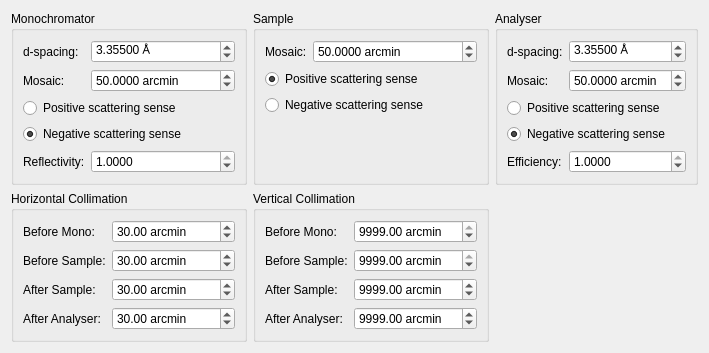
     <widget class="QWidget" name="tabCN">
      <attribute name="title">
       <string>Cooper-Nathans Params</string>
      </attribute>
      <layout class="QGridLayout" name="gridLayout_2">
       <item row="0" column="0">
        <widget class="QGroupBox" name="groupBox">
         <property name="sizePolicy">
          <sizepolicy hsizetype="Preferred" vsizetype="Preferred">
           <horstretch>0</horstretch>
           <verstretch>0</verstretch>
          </sizepolicy>
         </property>
         <property name="title">
          <string>Monochromator</string>
         </property>
         <layout class="QFormLayout" name="formLayout_15">
          <property name="fieldGrowthPolicy">
           <enum>QFormLayout::AllNonFixedFieldsGrow</enum>
          </property>
          <item row="0" column="0">
           <widget class="QLabel" name="label_29">
            <property name="text">
             <string>d-spacing:</string>
            </property>
           </widget>
          </item>
          <item row="0" column="1">
           <widget class="QDoubleSpinBox" name="spinMonod">
            <property name="suffix">
             <string> Å</string>
            </property>
            <property name="decimals">
             <number>5</number>
            </property>
            <property name="singleStep">
             <double>0.010000000000000</double>
            </property>
            <property name="value">
             <double>3.355000000000000</double>
            </property>
           </widget>
          </item>
          <item row="1" column="0">
           <widget class="QLabel" name="label_30">
            <property name="text">
             <string>Mosaic:</string>
            </property>
           </widget>
          </item>
          <item row="1" column="1">
           <widget class="QDoubleSpinBox" name="spinMonoMosaic">
            <property name="suffix">
             <string> arcmin</string>
            </property>
            <property name="decimals">
             <number>4</number>
            </property>
            <property name="maximum">
             <double>999.000000000000000</double>
            </property>
            <property name="value">
             <double>50.000000000000000</double>
            </property>
           </widget>
          </item>
          <item row="2" column="0" colspan="2">
           <widget class="QRadioButton" name="radioMonoScatterPlus">
            <property name="text">
             <string>Positive scattering sense</string>
            </property>
            <property name="checked">
             <bool>false</bool>
            </property>
           </widget>
          </item>
          <item row="3" column="0" colspan="2">
           <widget class="QRadioButton" name="radioMonoScatterMinus">
            <property name="text">
             <string>Negative scattering sense</string>
            </property>
            <property name="checked">
             <bool>true</bool>
            </property>
           </widget>
          </item>
          <item row="4" column="0">
           <widget class="QLabel" name="label_31">
            <property name="text">
             <string>Reflectivity:</string>
            </property>
           </widget>
          </item>
          <item row="4" column="1">
           <widget class="QDoubleSpinBox" name="spinMonoRefl">
            <property name="decimals">
             <number>4</number>
            </property>
            <property name="maximum">
             <double>1.000000000000000</double>
            </property>
            <property name="singleStep">
             <double>0.010000000000000</double>
            </property>
            <property name="value">
             <double>1.000000000000000</double>
            </property>
           </widget>
          </item>
         </layout>
        </widget>
       </item>
       <item row="0" column="2">
        <widget class="QGroupBox" name="groupBox_2">
         <property name="sizePolicy">
          <sizepolicy hsizetype="Preferred" vsizetype="Preferred">
           <horstretch>0</horstretch>
           <verstretch>0</verstretch>
          </sizepolicy>
         </property>
         <property name="title">
          <string>Analyser</string>
         </property>
         <layout class="QFormLayout" name="formLayout_16">
          <property name="fieldGrowthPolicy">
           <enum>QFormLayout::AllNonFixedFieldsGrow</enum>
          </property>
          <item row="0" column="0">
           <widget class="QLabel" name="label_32">
            <property name="text">
             <string>d-spacing:</string>
            </property>
           </widget>
          </item>
          <item row="0" column="1">
           <widget class="QDoubleSpinBox" name="spinAnad">
            <property name="suffix">
             <string> Å</string>
            </property>
            <property name="decimals">
             <number>5</number>
            </property>
            <property name="singleStep">
             <double>0.010000000000000</double>
            </property>
            <property name="value">
             <double>3.355000000000000</double>
            </property>
           </widget>
          </item>
          <item row="1" column="0">
           <widget class="QLabel" name="label_33">
            <property name="text">
             <string>Mosaic:</string>
            </property>
           </widget>
          </item>
          <item row="1" column="1">
           <widget class="QDoubleSpinBox" name="spinAnaMosaic">
            <property name="suffix">
             <string> arcmin</string>
            </property>
            <property name="decimals">
             <number>4</number>
            </property>
            <property name="maximum">
             <double>999.000000000000000</double>
            </property>
            <property name="value">
             <double>50.000000000000000</double>
            </property>
           </widget>
          </item>
          <item row="3" column="0" colspan="2">
           <widget class="QRadioButton" name="radioAnaScatterPlus">
            <property name="text">
             <string>Positive scattering sense</string>
            </property>
            <property name="checked">
             <bool>false</bool>
            </property>
           </widget>
          </item>
          <item row="4" column="0" colspan="2">
           <widget class="QRadioButton" name="radioAnaScatterMinus">
            <property name="text">
             <string>Negative scattering sense</string>
            </property>
            <property name="checked">
             <bool>true</bool>
            </property>
           </widget>
          </item>
          <item row="5" column="0">
           <widget class="QLabel" name="label_34">
            <property name="text">
             <string>Efficiency:</string>
            </property>
           </widget>
          </item>
          <item row="5" column="1">
           <widget class="QDoubleSpinBox" name="spinAnaEffic">
            <property name="decimals">
             <number>4</number>
            </property>
            <property name="maximum">
             <double>1.000000000000000</double>
            </property>
            <property name="singleStep">
             <double>0.010000000000000</double>
            </property>
            <property name="value">
             <double>1.000000000000000</double>
            </property>
           </widget>
          </item>
         </layout>
        </widget>
       </item>
       <item row="0" column="1">
        <widget class="QGroupBox" name="groupBox_3">
         <property name="sizePolicy">
          <sizepolicy hsizetype="Preferred" vsizetype="Preferred">
           <horstretch>0</horstretch>
           <verstretch>0</verstretch>
          </sizepolicy>
         </property>
         <property name="title">
          <string>Sample</string>
         </property>
         <layout class="QFormLayout" name="formLayout_14">
          <property name="fieldGrowthPolicy">
           <enum>QFormLayout::AllNonFixedFieldsGrow</enum>
          </property>
          <item row="0" column="0">
           <widget class="QLabel" name="label_28">
            <property name="text">
             <string>Mosaic:</string>
            </property>
           </widget>
          </item>
          <item row="0" column="1">
           <widget class="QDoubleSpinBox" name="spinSampleMosaic">
            <property name="suffix">
             <string> arcmin</string>
            </property>
            <property name="decimals">
             <number>4</number>
            </property>
            <property name="maximum">
             <double>999.000000000000000</double>
            </property>
            <property name="value">
             <double>50.000000000000000</double>
            </property>
           </widget>
          </item>
          <item row="1" column="0" colspan="2">
           <widget class="QRadioButton" name="radioSampleScatterPlus">
            <property name="text">
             <string>Positive scattering sense</string>
            </property>
            <property name="checked">
             <bool>true</bool>
            </property>
           </widget>
          </item>
          <item row="2" column="0" colspan="2">
           <widget class="QRadioButton" name="radioSampleScatterMinus">
            <property name="text">
             <string>Negative scattering sense</string>
            </property>
           </widget>
          </item>
         </layout>
        </widget>
       </item>
       <item row="1" column="0">
        <widget class="QGroupBox" name="groupBox_5">
         <property name="sizePolicy">
          <sizepolicy hsizetype="Preferred" vsizetype="Preferred">
           <horstretch>0</horstretch>
           <verstretch>0</verstretch>
          </sizepolicy>
         </property>
         <property name="title">
          <string>Horizontal Collimation</string>
         </property>
         <layout class="QFormLayout" name="formLayout_12">
          <item row="0" column="0">
           <widget class="QLabel" name="label_22">
            <property name="text">
             <string>Before Mono:</string>
            </property>
           </widget>
          </item>
          <item row="0" column="1">
           <widget class="QDoubleSpinBox" name="spinHCollMono">
            <property name="suffix">
             <string> arcmin</string>
            </property>
            <property name="maximum">
             <double>99990000.000000000000000</double>
            </property>
            <property name="value">
             <double>30.000000000000000</double>
            </property>
           </widget>
          </item>
          <item row="1" column="0">
           <widget class="QLabel" name="label_23">
            <property name="text">
             <string>Before Sample:</string>
            </property>
           </widget>
          </item>
          <item row="1" column="1">
           <widget class="QDoubleSpinBox" name="spinHCollBSample">
            <property name="suffix">
             <string> arcmin</string>
            </property>
            <property name="maximum">
             <double>99990000.000000000000000</double>
            </property>
            <property name="value">
             <double>30.000000000000000</double>
            </property>
           </widget>
          </item>
          <item row="2" column="0">
           <widget class="QLabel" name="label_24">
            <property name="text">
             <string>After Sample:</string>
            </property>
           </widget>
          </item>
          <item row="2" column="1">
           <widget class="QDoubleSpinBox" name="spinHCollASample">
            <property name="suffix">
             <string> arcmin</string>
            </property>
            <property name="maximum">
             <double>99990000.000000000000000</double>
            </property>
            <property name="value">
             <double>30.000000000000000</double>
            </property>
           </widget>
          </item>
          <item row="3" column="0">
           <widget class="QLabel" name="label_25">
            <property name="text">
             <string>After Analyser:</string>
            </property>
           </widget>
          </item>
          <item row="3" column="1">
           <widget class="QDoubleSpinBox" name="spinHCollAna">
            <property name="suffix">
             <string> arcmin</string>
            </property>
            <property name="maximum">
             <double>99990000.000000000000000</double>
            </property>
            <property name="value">
             <double>30.000000000000000</double>
            </property>
           </widget>
          </item>
         </layout>
        </widget>
       </item>
       <item row="1" column="1">
        <widget class="QGroupBox" name="groupBox_6">
         <property name="sizePolicy">
          <sizepolicy hsizetype="Preferred" vsizetype="Preferred">
           <horstretch>0</horstretch>
           <verstretch>0</verstretch>
          </sizepolicy>
         </property>
         <property name="title">
          <string>Vertical Collimation</string>
         </property>
         <layout class="QFormLayout" name="formLayout_17">
          <item row="0" column="0">
           <widget class="QLabel" name="label_35">
            <property name="text">
             <string>Before Mono:</string>
            </property>
           </widget>
          </item>
          <item row="0" column="1">
           <widget class="QDoubleSpinBox" name="spinVCollMono">
            <property name="suffix">
             <string> arcmin</string>
            </property>
            <property name="maximum">
             <double>9999.000000000000000</double>
            </property>
            <property name="value">
             <double>9999.000000000000000</double>
            </property>
           </widget>
          </item>
          <item row="1" column="0">
           <widget class="QLabel" name="label_36">
            <property name="text">
             <string>Before Sample:</string>
            </property>
           </widget>
          </item>
          <item row="1" column="1">
           <widget class="QDoubleSpinBox" name="spinVCollBSample">
            <property name="suffix">
             <string> arcmin</string>
            </property>
            <property name="maximum">
             <double>9999.000000000000000</double>
            </property>
            <property name="value">
             <double>9999.000000000000000</double>
            </property>
           </widget>
          </item>
          <item row="2" column="0">
           <widget class="QLabel" name="label_37">
            <property name="text">
             <string>After Sample:</string>
            </property>
           </widget>
          </item>
          <item row="2" column="1">
           <widget class="QDoubleSpinBox" name="spinVCollASample">
            <property name="suffix">
             <string> arcmin</string>
            </property>
            <property name="maximum">
             <double>99990000.000000000000000</double>
            </property>
            <property name="value">
             <double>9999.000000000000000</double>
            </property>
           </widget>
          </item>
          <item row="3" column="0">
           <widget class="QLabel" name="label_38">
            <property name="text">
             <string>After Analyser:</string>
            </property>
           </widget>
          </item>
          <item row="3" column="1">
           <widget class="QDoubleSpinBox" name="spinVCollAna">
            <property name="suffix">
             <string> arcmin</string>
            </property>
            <property name="maximum">
             <double>99990000.000000000000000</double>
            </property>
            <property name="value">
             <double>9999.000000000000000</double>
            </property>
           </widget>
          </item>
         </layout>
        </widget>
       </item>
      </layout>
     </widget>
